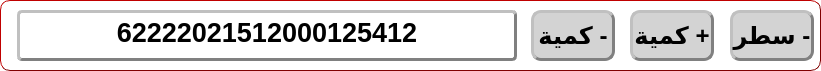
  <widget class="QGroupBox" name="groupBox_7">
   <property name="geometry">
    <rect>
     <x>10</x>
     <y>230</y>
     <width>821</width>
     <height>71</height>
    </rect>
   </property>
   <property name="styleSheet">
    <string notr="true">background-color: rgba(0, 0, 0, 0%);
border-style: outset;
border-width: 1px;
border-radius: 10px;
border-color: maroon;</string>
   </property>
   <property name="title">
    <string/>
   </property>
   <widget class="QPushButton" name="pushButton_40">
    <property name="geometry">
     <rect>
      <x>730</x>
      <y>10</y>
      <width>84</width>
      <height>51</height>
     </rect>
    </property>
    <property name="minimumSize">
     <size>
      <width>84</width>
      <height>51</height>
     </size>
    </property>
    <property name="maximumSize">
     <size>
      <width>84</width>
      <height>16777215</height>
     </size>
    </property>
    <property name="font">
     <font>
      <pointsize>18</pointsize>
      <weight>75</weight>
      <bold>true</bold>
      <strikeout>false</strikeout>
     </font>
    </property>
    <property name="styleSheet">
     <string notr="true">
QPushButton{
                                        background-color:LightGray;
                                        border-style: outset;
                                        border-width: 3px;
                                        border-radius: 10px;
                                        border-color: Gray;
                                        min-width: 6em;
                    color:black;
                                        }
                                        QPushButton:hover {
                                        background: qradialgradient(
                                        cx: 0.3, cy: -0.4, fx: 0.3, fy: -0.4,
                                        radius: 1.35, stop: 0 #fff, stop: 1 #bbb
                                        );
                                        }
                                        QPushButton:pressed {
                                        border-style: inset;
                                        background: qradialgradient(
                                        cx: 0.4, cy: -0.1, fx: 0.4, fy: -0.1,
                                        radius: 1.35, stop: 0 #fff, stop: 1 #ddd
                                        );
                                        }
                                    </string>
    </property>
    <property name="text">
     <string>سطر -</string>
    </property>
   </widget>
   <widget class="QTextEdit" name="textEdit_3">
    <property name="geometry">
     <rect>
      <x>17</x>
      <y>10</y>
      <width>500</width>
      <height>51</height>
     </rect>
    </property>
    <property name="sizePolicy">
     <sizepolicy hsizetype="Fixed" vsizetype="Fixed">
      <horstretch>0</horstretch>
      <verstretch>0</verstretch>
     </sizepolicy>
    </property>
    <property name="minimumSize">
     <size>
      <width>84</width>
      <height>51</height>
     </size>
    </property>
    <property name="maximumSize">
     <size>
      <width>16777215</width>
      <height>51</height>
     </size>
    </property>
    <property name="font">
     <font>
      <weight>50</weight>
      <bold>false</bold>
      <strikeout>false</strikeout>
     </font>
    </property>
    <property name="styleSheet">
     <string notr="true">
                                        background-color:White;
                                        border-style: outset;
                                        border-width: 3px;
                                        border-radius: 5px;
                                        border-color: Gray;
                                        min-width: 6em;
                   					    color:black;
                                        </string>
    </property>
    <property name="inputMethodHints">
     <set>Qt::ImhNone</set>
    </property>
    <property name="html">
     <string>&lt;!DOCTYPE HTML PUBLIC &quot;-//W3C//DTD HTML 4.0//EN&quot; &quot;http://www.w3.org/TR/REC-html40/strict.dtd&quot;&gt;
&lt;html&gt;&lt;head&gt;&lt;meta name=&quot;qrichtext&quot; content=&quot;1&quot; /&gt;&lt;style type=&quot;text/css&quot;&gt;
p, li { white-space: pre-wrap; }
&lt;/style&gt;&lt;/head&gt;&lt;body style=&quot; font-family:'MS Shell Dlg 2'; font-size:8.25pt; font-weight:400; font-style:normal;&quot;&gt;
&lt;p align=&quot;center&quot; style=&quot; margin-top:0px; margin-bottom:0px; margin-left:0px; margin-right:0px; -qt-block-indent:0; text-indent:0px;&quot;&gt;&lt;span style=&quot; font-size:20pt; font-weight:600;&quot;&gt;62222021512000125412&lt;/span&gt;&lt;/p&gt;&lt;/body&gt;&lt;/html&gt;</string>
    </property>
   </widget>
   <widget class="QPushButton" name="pushButton_93">
    <property name="geometry">
     <rect>
      <x>531</x>
      <y>10</y>
      <width>84</width>
      <height>51</height>
     </rect>
    </property>
    <property name="minimumSize">
     <size>
      <width>84</width>
      <height>51</height>
     </size>
    </property>
    <property name="maximumSize">
     <size>
      <width>84</width>
      <height>16777215</height>
     </size>
    </property>
    <property name="font">
     <font>
      <pointsize>18</pointsize>
      <weight>75</weight>
      <bold>true</bold>
      <strikeout>false</strikeout>
     </font>
    </property>
    <property name="styleSheet">
     <string notr="true">
QPushButton{
                                        background-color:LightGray;
                                        border-style: outset;
                                        border-width: 3px;
                                        border-radius: 10px;
                                        border-color: Gray;
                                        min-width: 6em;
                    color:black;
                                        }
                                        QPushButton:hover {
                                        background: qradialgradient(
                                        cx: 0.3, cy: -0.4, fx: 0.3, fy: -0.4,
                                        radius: 1.35, stop: 0 #fff, stop: 1 #bbb
                                        );
                                        }
                                        QPushButton:pressed {
                                        border-style: inset;
                                        background: qradialgradient(
                                        cx: 0.4, cy: -0.1, fx: 0.4, fy: -0.1,
                                        radius: 1.35, stop: 0 #fff, stop: 1 #ddd
                                        );
                                        }
                                    </string>
    </property>
    <property name="text">
     <string>كمية -</string>
    </property>
   </widget>
   <widget class="QPushButton" name="pushButton_94">
    <property name="geometry">
     <rect>
      <x>630</x>
      <y>10</y>
      <width>84</width>
      <height>51</height>
     </rect>
    </property>
    <property name="minimumSize">
     <size>
      <width>84</width>
      <height>51</height>
     </size>
    </property>
    <property name="maximumSize">
     <size>
      <width>84</width>
      <height>16777215</height>
     </size>
    </property>
    <property name="font">
     <font>
      <pointsize>18</pointsize>
      <weight>75</weight>
      <bold>true</bold>
      <strikeout>false</strikeout>
     </font>
    </property>
    <property name="styleSheet">
     <string notr="true">
QPushButton{
                                        background-color:LightGray;
                                        border-style: outset;
                                        border-width: 3px;
                                        border-radius: 10px;
                                        border-color: Gray;
                                        min-width: 6em;
                    color:black;
                                        }
                                        QPushButton:hover {
                                        background: qradialgradient(
                                        cx: 0.3, cy: -0.4, fx: 0.3, fy: -0.4,
                                        radius: 1.35, stop: 0 #fff, stop: 1 #bbb
                                        );
                                        }
                                        QPushButton:pressed {
                                        border-style: inset;
                                        background: qradialgradient(
                                        cx: 0.4, cy: -0.1, fx: 0.4, fy: -0.1,
                                        radius: 1.35, stop: 0 #fff, stop: 1 #ddd
                                        );
                                        }
                                    </string>
    </property>
    <property name="text">
     <string>كمية +</string>
    </property>
   </widget>
  </widget>
